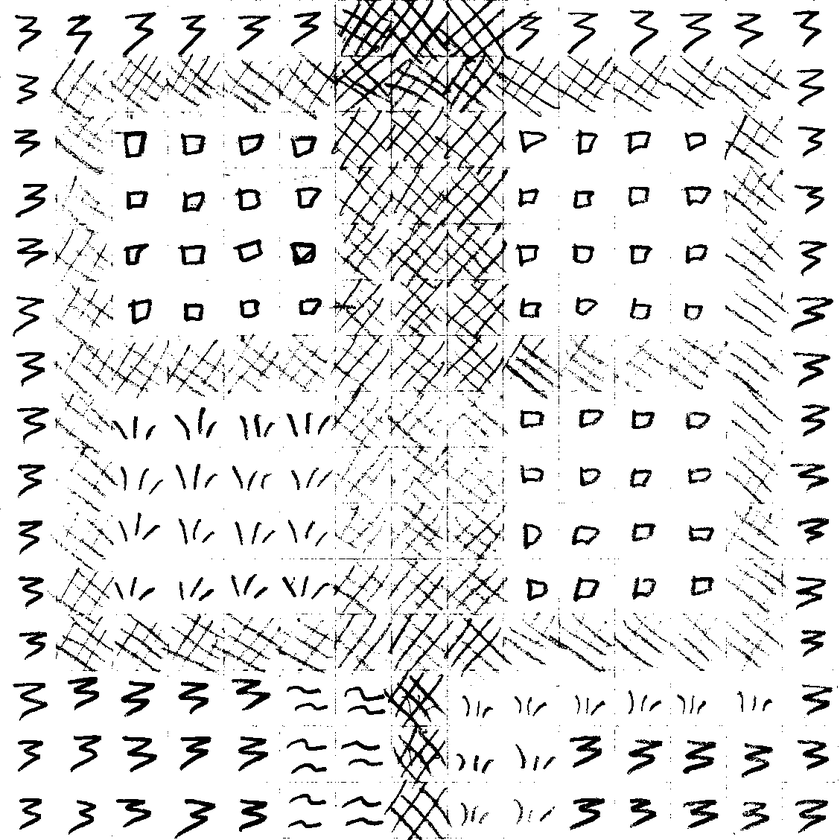
#> input picture data/PalletTown.bmp, 840 x 840 px, shrunk from 1128 x 1128 before the run
$ python black_and_white.py ../data/PalletTown.bmp out.png   (older library calls are emulated)
#> lines starting #> are read from the running program, lines starting #| are printed output that depends on the picture; after the words box and inside, x2 and y2 are one past the last pixel; in counts of white or black regions, pixels touching at a corner belong together
### scripts/greyscale.py
#!/usr/bin/env python

from argparse import ArgumentParser

import ImageOps
import Image


# [6 lines left out: function parse_args, not called in this run]


def as_greyscale(image):
    if image.mode == 'L':
        return image
    else:
        return image.convert('L')


# [6 lines that do not run on import are left out]

### scripts/black_and_white.py
#!/usr/bin/env python

from argparse import ArgumentParser

import ImageOps
import Image

from greyscale import as_greyscale

def parse_args():
    parser = ArgumentParser()
    parser.add_argument('input')
    parser.add_argument('output')
    parser.add_argument('-split_point', type=int, default=128)
    parser.add_argument('--auto_contrast', action="store_true", default=False)
    return parser.parse_args()


def as_black_and_white(image, split_point=128, contrast=False):
    image = as_greyscale(image)
    if contrast:
        image = ImageOps.autocontrast(image)
    image = Image.eval(image, lambda px: 0 if px < split_point else 255)
    return image.convert('1', dither=Image.NONE)


if __name__ == "__main__":
    args = parse_args()
    image = Image.open(args.input)
#> image is the input picture: PIL image 840x840 L; min 0, max 255, mean 227.1
    as_black_and_white(image, args.split_point, args.auto_contrast).save(args.output)
#> in as_black_and_white, `image = Image.eval(image, lambda px: 0 if px < split_point else 255)`:
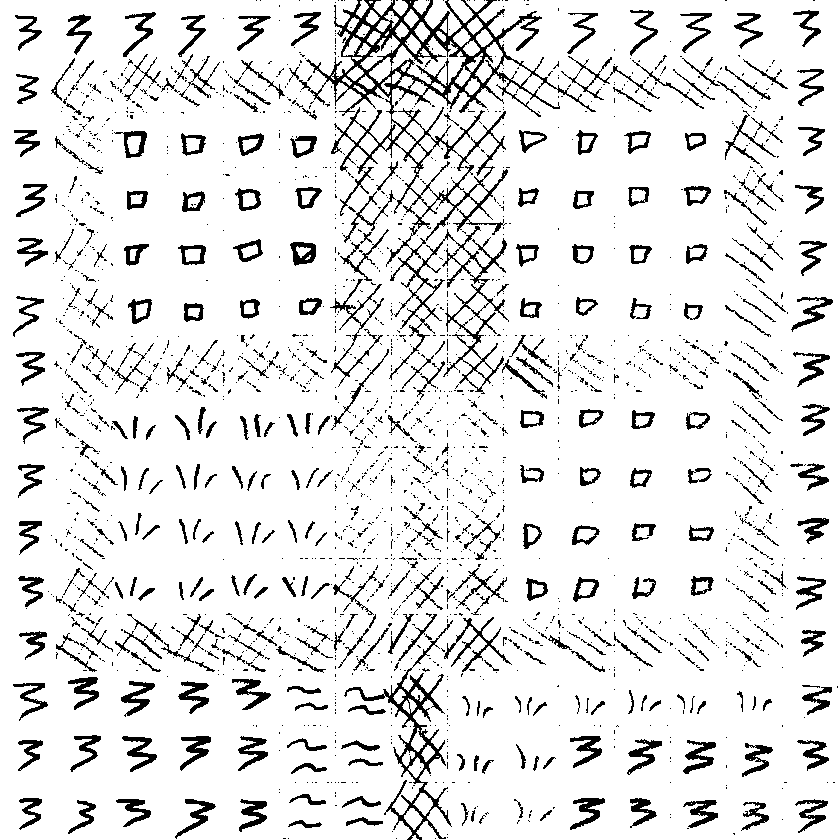
#> image: PIL image 840x840 L; 89.3% white; 2350 black regions (1946 under 20 px), largest, box (x1, y1, x2, y2) and area: (299, 0, 596, 241) 10658, (386, 226, 509, 394) 2989, (344, 620, 453, 840) 2832
